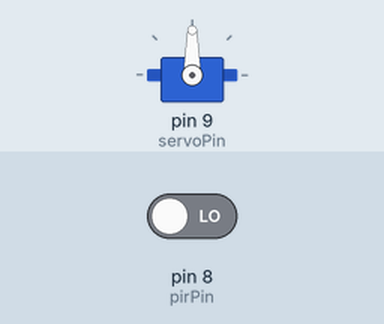
This sketch was run on a simulated Arduino Uno, built with avr-gcc and run on an emulated ATmega328P. On the bench: servo. The test bench sets the inputs (shaded band); at power-on: pin 8 (pirPin) LOW.

Above: at 1.2 s.
1.3 s: pin 8 (pirPin) driven HIGH
At 1.4 s:
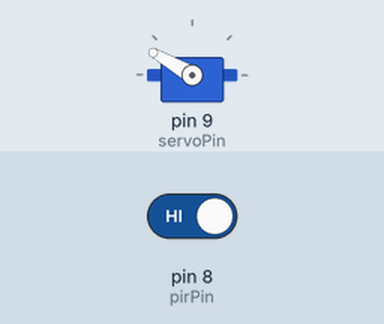
4.3 s: pin 8 (pirPin) driven LOW
At 4.4 s:
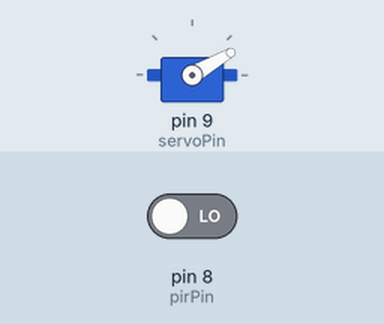
Timing chart, 0 to 7.3 s (numbered marks = the images above; inputs shaded):
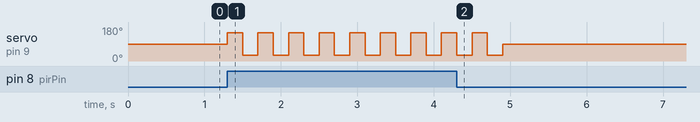

The sketch:

hareketsensoruileservokontrol.ino
```cpp
#include <Servo.h>

int pirPin = 8;
int servoPin = 9;
int hareket;

Servo motor;


void setup() {

   motor.attach(servoPin);
   pinMode(pirPin,INPUT);

}

void loop() {

  hareket = digitalRead(pirPin);

  if(hareket == HIGH)
  {
    motor.write(150);
    delay(200);
    motor.write(30);
    delay(200);
    motor.write(150);
    delay(200);
    motor.write(30);
    delay(200);
    motor.write(150);
    delay(200);
    motor.write(30);
    delay(200);
    motor.write(90);
  }
  else
  {
    motor.write(90);
  }


}
```

Measured:
- after the input at 1.3 s, servo on pin 9 (servoPin): alternates 150° for 0.20 s and 30° for 0.20 s, starting at once
